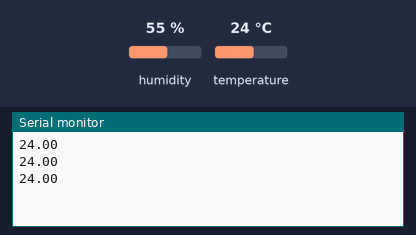
Recording of a sketch running on a simulated Arduino Uno, built with avr-gcc and run on an emulated ATmega328P. Shown: the last lines printed to the serial monitor. The test bench sets the inputs (shaded band); at power-on: temperature 24 °C, humidity 55 %.

Above: at 2.8 s.
2.9 s: temperature set to 12 °C
At 5.5 s:
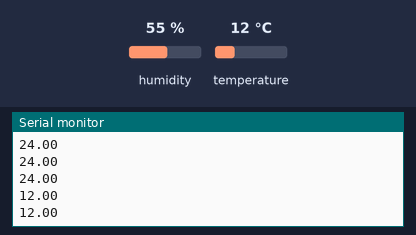
5.6 s: temperature set to 19 °C
At 6.6 s:
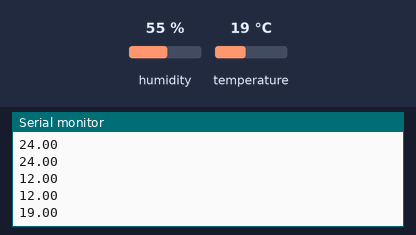
Timing chart, 0 to 8.6 s (numbered marks = the images above; inputs shaded):
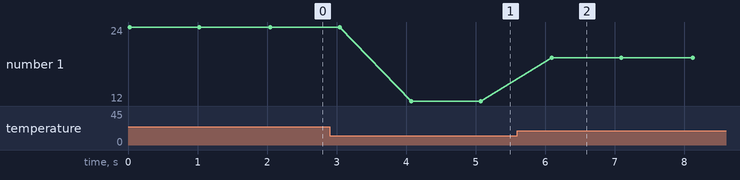

Measured:
- after the input at 2.9 s, the serial monitor: prints a new line after 1.2 s (image 1)
- after the input at 5.6 s, the serial monitor: prints a new line after 0.50 s (image 2)
- plotted number 1: 24 → 12 after the input at 2.9 s, 12 → 19 after the input at 5.6 s

The sketch:

Thermal_monitor.ino
```cpp
#include "DHT.h"

#define DHTPIN 2
#define DHTTYPE DHT11

DHT dht(DHTPIN, DHTTYPE);

void setup() {
  Serial.begin(9600);
  dht.begin();
}

void loop() {
  float temp = dht.readTemperature();

  if (isnan(temp)) {
    Serial.println("Sensor Error");
    delay(1000);
    return;
  }
  Serial.println(temp);

  delay(1000);
}
```
